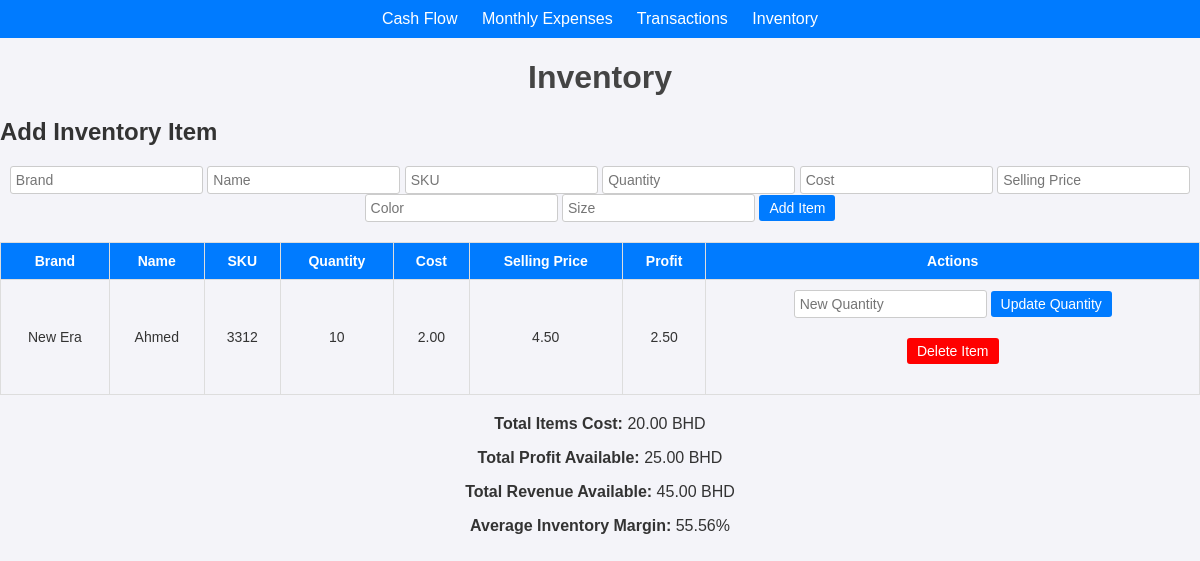
The page /inventory (signed in) on the database its author committed.
### app.py (models this page shows)
class InventoryItem(db.Model):
    id = db.Column(db.Integer, primary_key=True)
    brand = db.Column(db.String(100), nullable=False)
    name = db.Column(db.String(100), nullable=False)
    sku = db.Column(db.String(50), unique=True, nullable=False)
    quantity = db.Column(db.Integer, nullable=False)
    cost = db.Column(db.Float, nullable=False)
    selling_price = db.Column(db.Float, nullable=False)
    color = db.Column(db.String(50))
    size = db.Column(db.String(50))
    user_id = db.Column(db.Integer, db.ForeignKey(
        'user.id'), nullable=False)  # Associate with a user
    @property
    def profit(self):
        return self.selling_price - self.cost

### app.py (the view, shortened to what this page needs)
@app.route("/inventory", methods=["GET", "POST"])
def inventory_page():
    user_id = session.get("user_id")
    if not user_id:
        flash("You must be logged in to perform this action.", "error")
        return redirect(url_for("login"))
    inventory = InventoryItem.query.filter_by(user_id=user_id).all()
    total_items_cost = sum(item.quantity * item.cost for item in inventory)
    total_profit_available = sum(
        item.quantity * (item.selling_price - item.cost) for item in inventory
    )
    total_revenue_available = sum(
        item.quantity * item.selling_price for item in inventory
    )
    average_margin = (
        (total_profit_available / total_revenue_available) * 100
        if total_revenue_available > 0
        else 0
    )
    return render_template(
        "inventory.html",
        inventory=inventory,
        total_items_cost=total_items_cost,
        total_profit_available=total_profit_available,
        total_revenue_available=total_revenue_available,
        average_margin=average_margin
    )

### app.py (called while the page is built)
@app.before_request
def require_login():
    allowed_routes = ["login", "signup",
                      "logout", "init_db", "set_default_bank"]
    if "user" not in session and request.endpoint not in allowed_routes:
        return redirect(url_for("login"))

### templates/inventory.html (shortened to what this page needs)
<!DOCTYPE html>
<html lang="en">
<head>
</head>
<body>
    <nav style="background-color: #007BFF; padding: 10px; text-align: center;">
        <a href="{{ url_for('cash_flow') }}" style="color: white; text-decoration: none; margin-right: 20px;">Cash
            Flow</a>
        <a href="{{ url_for('monthly_expenses') }}"
            style="color: white; text-decoration: none; margin-right: 20px;">Monthly Expenses</a>
        <a href="{{ url_for('transactions') }}"
            style="color: white; text-decoration: none; margin-right: 20px;">Transactions</a>
        <a href="{{ url_for('inventory_page') }}" style="color: white; text-decoration: none;">Inventory</a>
    </nav>
    <h1>Inventory</h1>
    <h2>Add Inventory Item</h2>
    <form method="POST" autocomplete="off">
        <input type="text" name="item_brand" placeholder="Brand" required>
        <input type="text" name="item_name" placeholder="Name" required>
        <input type="text" name="item_sku" placeholder="SKU" required>
        <input type="number" name="item_quantity" placeholder="Quantity" required>
        <input type="number" name="item_cost" placeholder="Cost" step="0.01" required>
        <input type="number" name="item_selling_price" placeholder="Selling Price" step="0.01" required>
        <input type="text" name="item_color" placeholder="Color">
        <input type="text" name="item_size" placeholder="Size">
        <button type="submit">Add Item</button>
    </form>
    <table>
        <thead>
            <tr>
                <th>Brand</th>
                <th>Name</th>
                <th>SKU</th>
                <th>Quantity</th>
                <th>Cost</th>
                <th>Selling Price</th>
                <th>Profit</th>
                <th>Actions</th>
            </tr>
        </thead>
        <tbody>
            {% for item in inventory %}
            <tr>
                <td>{{ item.brand }}</td>
                <td>{{ item.name }}</td>
                <td>{{ item.sku }}</td>
                <td>{{ item.quantity }}</td>
                <td>{{ "%.2f" | format(item.cost) }}</td>
                <td>{{ "%.2f" | format(item.selling_price) }}</td>
                <td>{{ "%.2f" | format(item.profit) }}</td>
                <td>
                    <form method="POST">
                        <input type="number" name="new_quantity" placeholder="New Quantity" required>
                        <button type="submit">Update Quantity</button>
                    </form>
                    <form method="POST">
                        <button type="submit" style="background-color: red;">Delete Item</button>
                    </form>
                </td>
            </tr>
            {% endfor %}
        </tbody>
    </table>
    <div style="text-align: center; margin-top: 20px;">
        <p><strong>Total Items Cost:</strong> {{ "%.2f" | format(total_items_cost) }} BHD</p>
        <p><strong>Total Profit Available:</strong> {{ "%.2f" | format(total_profit_available) }} BHD</p>
        <p><strong>Total Revenue Available:</strong> {{ "%.2f" | format(total_revenue_available) }} BHD</p>
        <p><strong>Average Inventory Margin:</strong> {{ "%.2f" | format(average_margin) }}%</p>
    </div>
</body>
</html>

### templates/inventory.html (style rules this page uses)
body { font-family: Arial, sans-serif; margin: 0; padding: 0; background-color: #f4f4f9; color: #333; }
h1 { text-align: center; color: #444; }
table { width: 100%; border-collapse: collapse; margin: 20px 0; font-size: 14px; }
th, td { border: 1px solid #ddd; padding: 10px; text-align: center; }
th { background-color: #007BFF; color: white; }
button { background-color: #007BFF; color: white; border: none; padding: 5px 10px; border-radius: 3px; cursor: pointer; font-size: 14px; }
input[type="text"], input[type="number"] { padding: 5px; font-size: 14px; border: 1px solid #ccc; border-radius: 3px; }
form { text-align: center; margin-bottom: 20px; }

### rows shown on the page
InventoryItem: brand "New Era", name "Ahmed", sku "3312", quantity "10", cost "2.00", selling_price "4.50", profit "2.50"

### other values the page prints
{{ "%.2f" | format(total_items_cost) }} "20.00"
{{ "%.2f" | format(total_profit_available) }} "25.00"
{{ "%.2f" | format(total_revenue_available) }} "45.00"
{{ "%.2f" | format(average_margin) }} "55.56"
